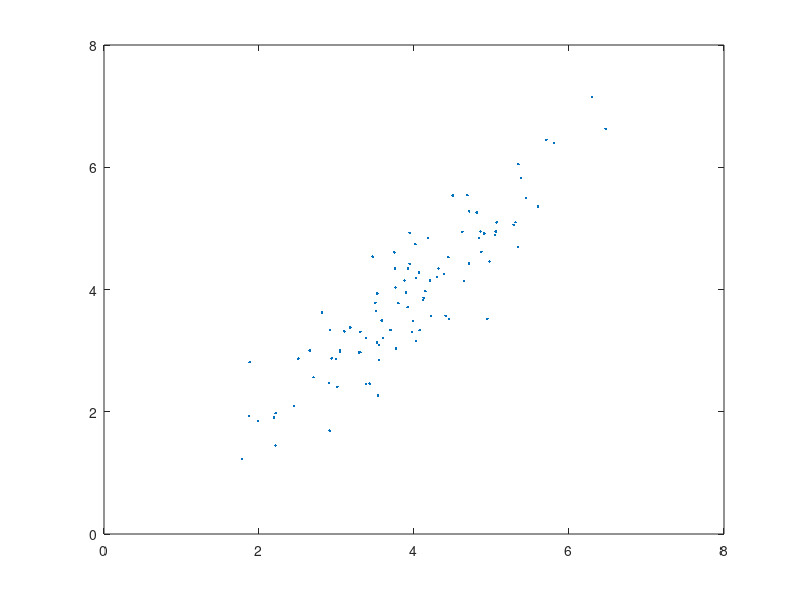

MATLAB code for this plot: (Note: this script raises an error after producing the figure.)
%% Create two variables with covariance
x = 4 + randn(100, 1);
y = x + 0.5 * randn(100, 1);

%% Plot these two variables
figure;plot(x, y, '.');
axis([0, 8, 0, 8]);
setsize(2, 2);
box off
xlabel('x');
ylabel('y');
% print -dpng CovFig.png % print if necessary



%% calculate addition and subtraction without covariance
x_en = ErrorNum(mean(x), std(x));
y_en = ErrorNum(mean(x), std(y));
x_en + y_en
x_en - y_en


%% covariance calculation
cov_xy = cov(x, y);
x_en.covadd(y_en, cov_xy(1, 2))
x_en.covsub(y_en, cov_xy(1, 2))

%% ANOVA significance test
a = ErrorNum(3, 1);
b = ErrorNum(2, 1);
a.sig % this works
sig(a) % this also works
sig(a - b) % this also works
%(a - b).sig % this doesn't work.

%% Conversion
x = ErrorNum([1, 2, 3], 0.1 * ones(1, 3))

y = x.convert(@log, @(t) 1./t)

